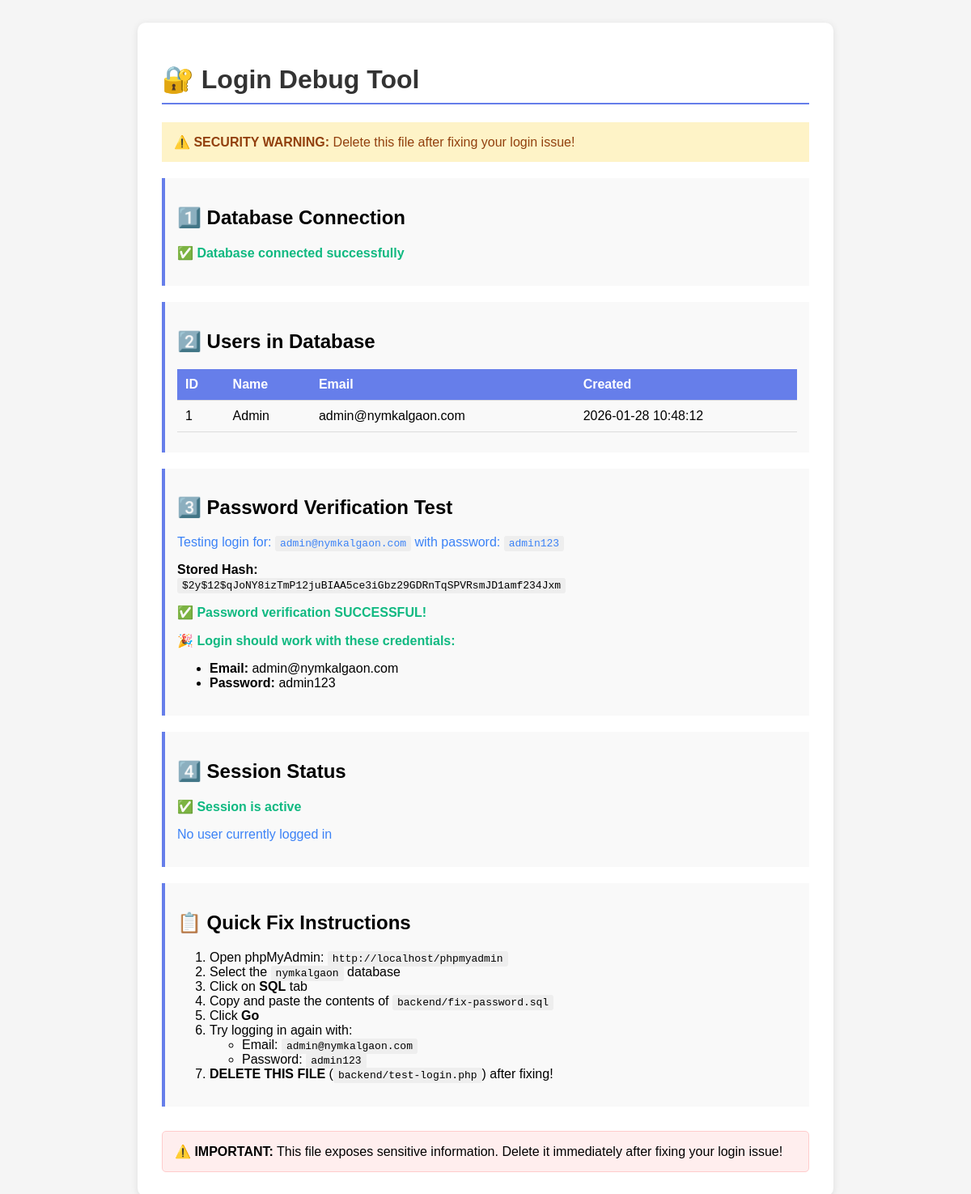
Screenshot of /backend/test-login.php with the database file from the repository.
### tables this page shows
CREATE TABLE IF NOT EXISTS users (
    id INT AUTO_INCREMENT PRIMARY KEY,
    name VARCHAR(100) NOT NULL,
    email VARCHAR(191) UNIQUE NOT NULL,
    password VARCHAR(255) NOT NULL,
    created_at TIMESTAMP DEFAULT CURRENT_TIMESTAMP,
    updated_at TIMESTAMP DEFAULT CURRENT_TIMESTAMP ON UPDATE CURRENT_TIMESTAMP
);

### backend/test-login.php (the view, shortened to what this page needs)
<?php
require_once 'config.php';
echo "<!DOCTYPE html>
<html>
<head>
    <title>Login Debug Tool</title>
    <style>
        body { font-family: Arial, sans-serif; padding: 20px; background: #f5f5f5; }
        .container { max-width: 800px; margin: 0 auto; background: white; padding: 30px; border-radius: 10px; box-shadow: 0 2px 10px rgba(0,0,0,0.1); }
        h1 { color: #333; border-bottom: 2px solid #667eea; padding-bottom: 10px; }
        .section { margin: 20px 0; padding: 15px; background: #f9f9f9; border-left: 4px solid #667eea; }
        .success { color: #10b981; font-weight: bold; }
        .error { color: #ef4444; font-weight: bold; }
        .info { color: #3b82f6; }
        table { width: 100%; border-collapse: collapse; margin: 10px 0; }
        th, td { padding: 10px; text-align: left; border-bottom: 1px solid #ddd; }
        th { background: #667eea; color: white; }
        code { background: #eee; padding: 2px 6px; border-radius: 3px; font-family: monospace; }
        .warning { background: #fef3c7; border-left-color: #f59e0b; color: #92400e; padding: 15px; margin: 20px 0; }
    </style>
</head>
<body>
    <div class='container'>
        <h1>🔐 Login Debug Tool</h1>
        <p class='warning'>⚠️ <strong>SECURITY WARNING:</strong> Delete this file after fixing your login issue!</p>";
echo "<div class='section'>
        <h2>1️⃣ Database Connection</h2>";
if ($conn->connect_error) {
    echo "<p class='error'>❌ Connection failed: " . $conn->connect_error . "</p>";
} else {
    echo "<p class='success'>✅ Database connected successfully</p>";
}
echo "</div>";
echo "<div class='section'>
        <h2>2️⃣ Users in Database</h2>";
$result = $conn->query("SELECT id, name, email, created_at FROM users");
if ($result) {
    if ($result->num_rows > 0) {
        echo "<table>
                <tr><th>ID</th><th>Name</th><th>Email</th><th>Created</th></tr>";
        while ($row = $result->fetch_assoc()) {
            echo "<tr>
                    <td>{$row['id']}</td>
                    <td>{$row['name']}</td>
                    <td>{$row['email']}</td>
                    <td>{$row['created_at']}</td>
                  </tr>";
        }
        echo "</table>";
    } else {
        echo "<p class='error'>❌ No users found in database!</p>";
        echo "<p class='info'>💡 Run the schema.sql file to create the default admin user.</p>";
    }
} else {
    echo "<p class='error'>❌ Error: " . $conn->error . "</p>";
}
echo "</div>";
echo "<div class='section'>
        <h2>3️⃣ Password Verification Test</h2>";
$test_email = 'admin@nymkalgaon.com';
$test_password = 'admin123';
$stmt = $conn->prepare("SELECT id, name, email, password FROM users WHERE email = ?");
$stmt->bind_param("s", $test_email);
$stmt->execute();
$result = $stmt->get_result();
if ($result->num_rows === 1) {
    $user = $result->fetch_assoc();
    echo "<p class='info'>Testing login for: <code>{$test_email}</code> with password: <code>{$test_password}</code></p>";
    echo "<p><strong>Stored Hash:</strong><br><code style='word-break: break-all;'>{$user['password']}</code></p>";
    if (password_verify($test_password, $user['password'])) {
        echo "<p class='success'>✅ Password verification SUCCESSFUL!</p>";
        echo "<p class='success'>🎉 Login should work with these credentials:</p>";
        echo "<ul>
                <li><strong>Email:</strong> admin@nymkalgaon.com</li>
                <li><strong>Password:</strong> admin123</li>
              </ul>";
    }
} else {
    echo "<p class='error'>❌ User 'admin@nymkalgaon.com' not found!</p>";
    echo "<p class='info'>💡 Run the schema.sql file to create the default admin user.</p>";
}
echo "</div>";
echo "<div class='section'>
        <h2>4️⃣ Session Status</h2>";
if (session_status() === PHP_SESSION_ACTIVE) {
    echo "<p class='success'>✅ Session is active</p>";
    if (isset($_SESSION['user_id'])) {
        echo "<p class='info'>Current user logged in: <code>{$_SESSION['user_name']}</code> ({$_SESSION['user_email']})</p>";
    } else {
        echo "<p class='info'>No user currently logged in</p>";
    }
} else {
    echo "<p class='error'>❌ Session not active</p>";
}
echo "</div>";
echo "<div class='section'>
        <h2>📋 Quick Fix Instructions</h2>
        <ol>
            <li>Open phpMyAdmin: <code>http://localhost/phpmyadmin</code></li>
            <li>Select the <code>nymkalgaon</code> database</li>
            <li>Click on <strong>SQL</strong> tab</li>
            <li>Copy and paste the contents of <code>backend/fix-password.sql</code></li>
            <li>Click <strong>Go</strong></li>
            <li>Try logging in again with:
                <ul>
                    <li>Email: <code>admin@nymkalgaon.com</code></li>
                    <li>Password: <code>admin123</code></li>
                </ul>
            </li>
            <li><strong>DELETE THIS FILE</strong> (<code>backend/test-login.php</code>) after fixing!</li>
        </ol>
      </div>";
echo "<div style='margin-top: 30px; padding: 15px; background: #fee; border: 1px solid #fcc; border-radius: 5px;'>
        <strong>⚠️ IMPORTANT:</strong> This file exposes sensitive information. Delete it immediately after fixing your login issue!
      </div>";
echo "</div></body></html>";
?>

### backend/test-login.php (style rules this page uses)
body { font-family: Arial, sans-serif; padding: 20px; background: #f5f5f5; }
.container { max-width: 800px; margin: 0 auto; background: white; padding: 30px; border-radius: 10px; box-shadow: 0 2px 10px rgba(0,0,0,0.1); }
h1 { color: #333; border-bottom: 2px solid #667eea; padding-bottom: 10px; }
.section { margin: 20px 0; padding: 15px; background: #f9f9f9; border-left: 4px solid #667eea; }
.success { color: #10b981; font-weight: bold; }
.info { color: #3b82f6; }
table { width: 100%; border-collapse: collapse; margin: 10px 0; }
th, td { padding: 10px; text-align: left; border-bottom: 1px solid #ddd; }
th { background: #667eea; color: white; }
code { background: #eee; padding: 2px 6px; border-radius: 3px; font-family: monospace; }
.warning { background: #fef3c7; border-left-color: #f59e0b; color: #92400e; padding: 15px; margin: 20px 0; }

### rows the page displays
users: id "1", name "Admin", email "admin@nymkalgaon.com", created_at "2026-01-28 10:48:12", password "$2y$12$qJoNY8izTmP12juBIAA5ce3iGbz29GDRnTqSPVRsmJD1amf234Jxm"

### other values shown
$test_email "admin@nymkalgaon.com"
$test_password "admin123"
